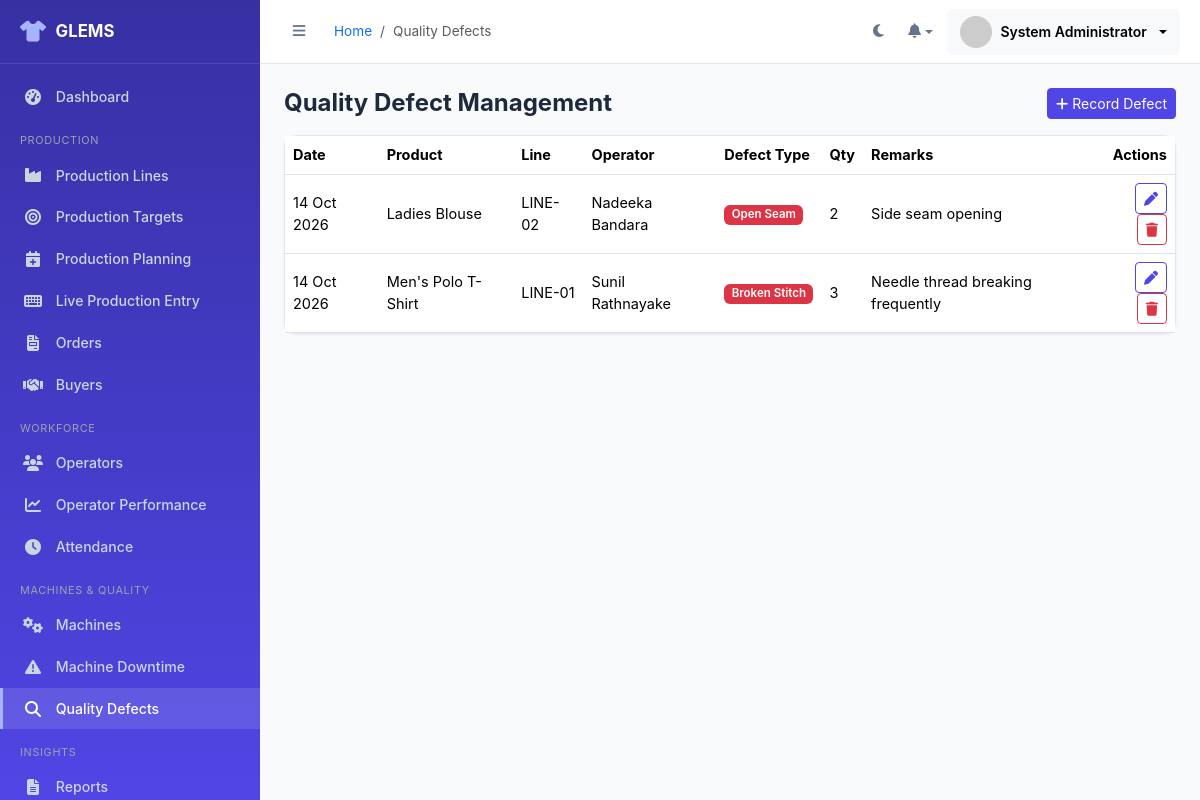
The page /admin/quality_defects.php (signed in) on the database its author committed.
### tables this page shows
CREATE TABLE quality_defects (
    defect_id INT AUTO_INCREMENT PRIMARY KEY,
    product_name VARCHAR(100) DEFAULT NULL,
    line_id INT NOT NULL,
    operator_id INT DEFAULT NULL,
    defect_type ENUM('Open Seam','Broken Stitch','Oil Mark','Needle Damage','Missing Stitch','Wrong Size','Fabric Damage','Loose Thread','Other') NOT NULL,
    quantity INT NOT NULL DEFAULT 1,
    remarks VARCHAR(255) DEFAULT NULL,
    recorded_by INT DEFAULT NULL,
    defect_date DATE NOT NULL,
    created_at DATETIME DEFAULT CURRENT_TIMESTAMP,
    FOREIGN KEY (line_id) REFERENCES production_lines(line_id) ON DELETE CASCADE,
    FOREIGN KEY (operator_id) REFERENCES operators(operator_id) ON DELETE SET NULL,
    FOREIGN KEY (recorded_by) REFERENCES users(user_id) ON DELETE SET NULL
);

CREATE TABLE production_lines (
    line_id INT AUTO_INCREMENT PRIMARY KEY,
    line_number VARCHAR(20) NOT NULL UNIQUE,
    floor VARCHAR(30) DEFAULT NULL,
    department VARCHAR(50) DEFAULT NULL,
    buyer_id INT DEFAULT NULL,
    style_number VARCHAR(50) DEFAULT NULL,
    product_name VARCHAR(100) DEFAULT NULL,
    supervisor_id INT DEFAULT NULL,
    operator_count INT DEFAULT 0,
    machine_count INT DEFAULT 0,
    working_hours DECIMAL(4,2) DEFAULT 8.00,
    status ENUM('running','stopped','maintenance','idle') DEFAULT 'idle',
    created_at DATETIME DEFAULT CURRENT_TIMESTAMP,
    updated_at DATETIME DEFAULT CURRENT_TIMESTAMP ON UPDATE CURRENT_TIMESTAMP,
    FOREIGN KEY (buyer_id) REFERENCES buyers(buyer_id) ON DELETE SET NULL,
    FOREIGN KEY (supervisor_id) REFERENCES users(user_id) ON DELETE SET NULL
);

CREATE TABLE operators (
    operator_id INT AUTO_INCREMENT PRIMARY KEY,
    employee_id VARCHAR(20) NOT NULL UNIQUE,
    full_name VARCHAR(100) NOT NULL,
    nic VARCHAR(20) DEFAULT NULL,
    phone VARCHAR(20) DEFAULT NULL,
    address VARCHAR(255) DEFAULT NULL,
    department VARCHAR(50) DEFAULT NULL,
    line_id INT DEFAULT NULL,
    position VARCHAR(50) DEFAULT NULL,
    date_joined DATE DEFAULT NULL,
    status ENUM('active','inactive','resigned') DEFAULT 'active',
    photo VARCHAR(255) DEFAULT NULL,
    created_at DATETIME DEFAULT CURRENT_TIMESTAMP,
    FOREIGN KEY (line_id) REFERENCES production_lines(line_id) ON DELETE SET NULL
);

### includes/functions.php (called while the page is built, shortened)
<?php
function e(?string $value): string
{
    return htmlspecialchars($value ?? '', ENT_QUOTES, 'UTF-8');
}
function format_date(?string $date, string $format = 'd M Y'): string
{
    return date($format, strtotime($date));
}

### admin/quality_defects.php (the view, shortened to what this page needs)
<?php
$pdo = getDBConnection();
$defects = $pdo->query(
    "SELECT qd.*, pl.line_number, o.full_name AS operator_name FROM quality_defects qd
     JOIN production_lines pl ON pl.line_id=qd.line_id LEFT JOIN operators o ON o.operator_id=qd.operator_id
     ORDER BY qd.defect_date DESC, qd.defect_id DESC LIMIT 100"
)->fetchAll();
include BASE_PATH . '/includes/layout_start.php';
?>
<div class="d-flex justify-content-between align-items-center mb-3">
    <h4 class="fw-bold mb-0">Quality Defect Management</h4>
    <button class="btn btn-primary btn-sm" data-bs-toggle="modal" data-bs-target="#qModal" onclick="resetQForm()"><i class="fa-solid fa-plus me-1"></i>Record Defect</button>
</div>
<div class="card"><div class="table-responsive">
<table class="table table-hover mb-0 align-middle">
<thead><tr><th>Date</th><th>Product</th><th>Line</th><th>Operator</th><th>Defect Type</th><th>Qty</th><th>Remarks</th><th class="text-end">Actions</th></tr></thead>
<tbody>
<?php foreach ($defects as $d): ?>
<tr>
    <td><?= format_date($d['defect_date']) ?></td>
    <td><?= e($d['product_name']) ?></td>
    <td><?= e($d['line_number']) ?></td>
    <td><?= e($d['operator_name'] ?? '-') ?></td>
    <td><span class="badge bg-danger"><?= e($d['defect_type']) ?></span></td>
    <td><?= e($d['quantity']) ?></td>
    <td><?= e($d['remarks']) ?></td>
    <td class="text-end">
        <button class="btn btn-sm btn-outline-primary" onclick='editQ(<?= json_encode($d) ?>)'><i class="fa-solid fa-pen"></i></button>
        <form method="POST" class="d-inline" onsubmit="return confirmDelete()">
            <button class="btn btn-sm btn-outline-danger"><i class="fa-solid fa-trash"></i></button>
        </form>
    </td>
</tr>
<?php endforeach; ?>
</tbody></table>
</div></div>
<?php include BASE_PATH . '/includes/layout_end.php'; ?>

### assets/css/style.css (style rules this page uses)
:root { --glems-primary: #4F46E5; --glems-primary-light: #818CF8; --glems-primary-dark: #3730A3; --glems-success: #10B981; --glems-warning: #F59E0B; --glems-danger: #EF4444; --glems-accent: #06B6D4; --glems-bg: #F8FAFC; --glems-surface: #FFFFFF; --glems-border: #E2E8F0; --glems-text: #1E293B; --glems-text-muted: #64748B; --sidebar-width: 260px; --sidebar-collapsed: 78px; --header-height: 64px; --radius: 12px; --shadow-sm: 0 1px 3px rgba(15,23,42,0.06); --shadow-md: 0 4px 16px rgba(15,23,42,0.08); }
* { box-sizing: border-box; }
body { background: var(--glems-bg); color: var(--glems-text); font-family: 'Inter', 'Segoe UI', system-ui, sans-serif; font-size: 14.5px; transition: background .25s, color .25s; }
.card { border:1px solid var(--glems-border); border-radius:var(--radius); box-shadow:var(--shadow-sm); background:var(--glems-surface); }
.btn-primary { background:var(--glems-primary); border-color:var(--glems-primary); }
.btn-outline-primary { color:var(--glems-primary); border-color:var(--glems-primary); }
.badge { font-weight:600; font-size:.72rem; }

### rows shown on the page
quality_defects: defect_date "14 Oct 2026", product_name "Ladies Blouse", line.line_number "LINE-02", operator.full_name "Nadeeka Bandara", defect_type "Open Seam", quantity "2", remarks "Side seam opening"
quality_defects: defect_date "14 Oct 2026", product_name "Men's Polo T-Shirt", line.line_number "LINE-01", operator.full_name "Sunil Rathnayake", defect_type "Broken Stitch", quantity "3", remarks "Needle thread breaking frequently"

### other values the page prints
APP_NAME "GLEMS"
$label "Dashboard Production Lines Production Targets Production Planning Live Production Entry Orders Buyers Operators Operator Performance Attendance Machines Machine Downtime Quality Defects Reports"
$bc['label'] "Quality Defects"
$_SESSION['full_name'] "System Administrator"
